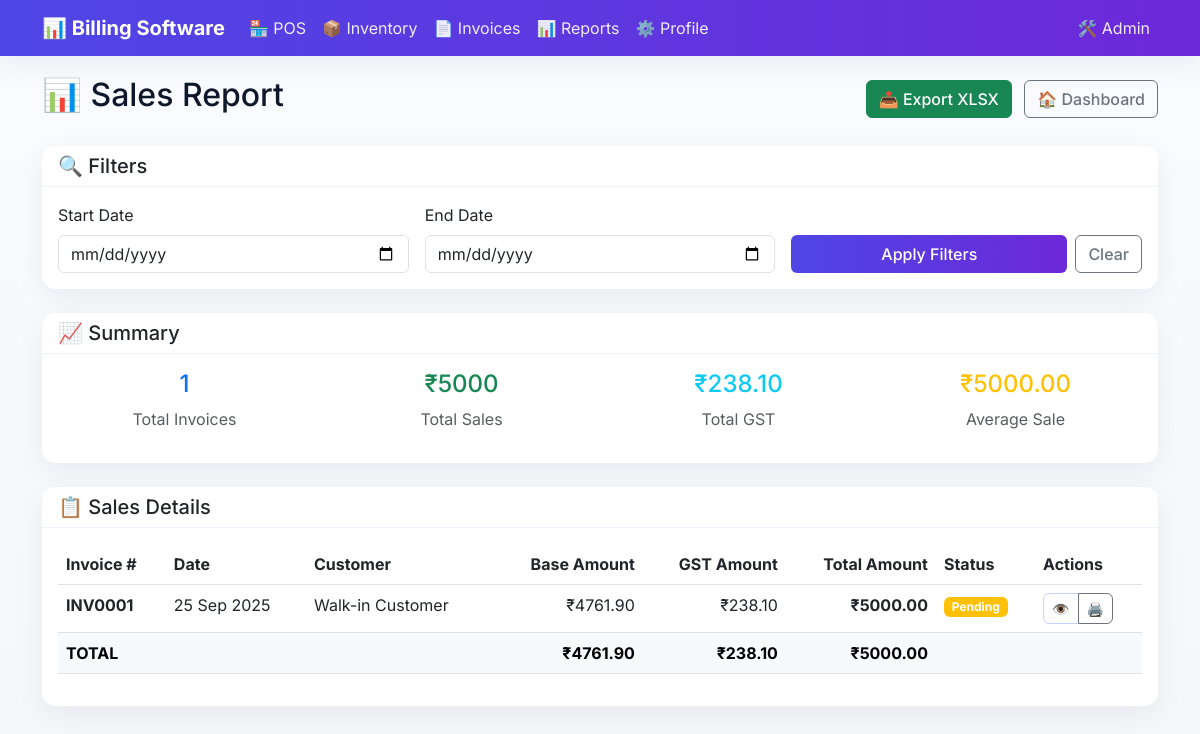
The page /reports/sales-report/ on the database its author committed.
### sales/models.py (models this page shows, shortened)
class Invoice(models.Model):
    PAYMENT_STATUS_CHOICES = [
        ('pending', 'Pending'),
        ('paid', 'Paid'),
        ('partial', 'Partially Paid'),
        ('cancelled', 'Cancelled'),
    ]
    number = models.CharField(max_length=50, unique=True)
    date = models.DateField(auto_now_add=True)
    customer = models.ForeignKey(Customer, on_delete=models.SET_NULL, blank=True, null=True)
    customer_name = models.CharField(max_length=200, blank=True, null=True, help_text="Customer name for walk-in customers")
    total_incl = models.DecimalField(
        max_digits=12,
        decimal_places=2,
        default=0.00,
        validators=[MinValueValidator(Decimal('0.00'))],
        help_text="Total amount including tax"
    )
    total_base = models.DecimalField(
        max_digits=12,
        decimal_places=2,
        default=0.00,
        validators=[MinValueValidator(Decimal('0.00'))],
        help_text="Total base amount excluding tax"
    )
    total_tax = models.DecimalField(
        max_digits=12,
        decimal_places=2,
        default=0.00,
        validators=[MinValueValidator(Decimal('0.00'))],
        help_text="Total tax amount"
    )
    payment_status = models.CharField(max_length=20, choices=PAYMENT_STATUS_CHOICES, default='pending')
    amount_paid = models.DecimalField(max_digits=12, decimal_places=2, default=0.00)
    notes = models.TextField(blank=True, null=True)
    created_by = models.ForeignKey(User, on_delete=models.SET_NULL, blank=True, null=True)
    created_at = models.DateTimeField(auto_now_add=True)
    updated_at = models.DateTimeField(auto_now=True)
    class Meta:
        ordering = ['-created_at']
        verbose_name = "Invoice"
        verbose_name_plural = "Invoices"
    def get_customer_display_name(self):
        if self.customer:
            return self.customer.name
        return self.customer_name or "Walk-in Customer"

### reports/views.py (the view)
# urls.py: path('sales-report/', views.sales_report, name='sales_report'),
def sales_report(request):
    start_date = request.GET.get('start_date')
    end_date = request.GET.get('end_date')
    invoices = Invoice.objects.all()
    if start_date:
        invoices = invoices.filter(date__gte=start_date)
    if end_date:
        invoices = invoices.filter(date__lte=end_date)
    invoices = invoices.order_by('-date')
    total_sales = invoices.aggregate(total=Sum('total_incl'))['total'] or Decimal('0')
    total_base = invoices.aggregate(total=Sum('total_base'))['total'] or Decimal('0')
    total_gst = invoices.aggregate(total=Sum('total_tax'))['total'] or Decimal('0')
    average_sale = total_sales / invoices.count() if invoices.count() > 0 else Decimal('0')
    context = {
        'invoices': invoices,
        'total_sales': total_sales,
        'total_base': total_base,
        'total_gst': total_gst,
        'average_sale': average_sale,
        'start_date': start_date,
        'end_date': end_date,
        'page_title': 'Sales Report'
    }
    return render(request, 'reports/sales_report.html', context)

### templates/reports/sales_report.html (shortened to what this page needs)
{% extends 'base.html' %}
{% block content %}
<div class="d-flex justify-content-between align-items-center mb-4">
    <h2>📊 Sales Report</h2>
    <div>
        <a href="{% url 'reports:export_sales' 'xlsx' %}" class="btn btn-success me-2">
            📤 Export XLSX
        </a>
        <a href="{% url 'reports:reports_dashboard' %}" class="btn btn-outline-secondary">🏠 Dashboard</a>
    </div>
</div>
<div class="card mb-4">
    <div class="card-header">
        <h5 class="mb-0">🔍 Filters</h5>
    </div>
    <div class="card-body">
        <form method="get" class="row g-3">
            <div class="col-md-4">
                <label for="start_date" class="form-label">Start Date</label>
                <input type="date" id="start_date" name="start_date" class="form-control" value="{{ start_date }}">
            </div>
            <div class="col-md-4">
                <label for="end_date" class="form-label">End Date</label>
                <input type="date" id="end_date" name="end_date" class="form-control" value="{{ end_date }}">
            </div>
            <div class="col-md-4">
                <label class="form-label">&nbsp;</label>
                <div class="d-grid gap-2 d-md-flex">
                    <button type="submit" class="btn btn-primary flex-fill">Apply Filters</button>
                    <a href="{% url 'reports:sales_report' %}" class="btn btn-outline-secondary">Clear</a>
                </div>
            </div>
        </form>
    </div>
</div>
<div class="card mb-4">
    <div class="card-header">
        <h5 class="mb-0">📈 Summary</h5>
    </div>
    <div class="card-body">
        <div class="row text-center">
            <div class="col-md-3">
                <h4 class="text-primary">{{ invoices|length }}</h4>
                <p class="text-muted">Total Invoices</p>
            </div>
            <div class="col-md-3">
                <h4 class="text-success">₹{{ total_sales }}</h4>
                <p class="text-muted">Total Sales</p>
            </div>
            <div class="col-md-3">
                <h4 class="text-info">₹{{ total_gst|floatformat:2 }}</h4>
                <p class="text-muted">Total GST</p>
            </div>
            <div class="col-md-3">
                <h4 class="text-warning">₹{{ average_sale|floatformat:2 }}</h4>
                <p class="text-muted">Average Sale</p>
            </div>
        </div>
    </div>
</div>
<div class="card">
    <div class="card-header">
        <h5 class="mb-0">📋 Sales Details</h5>
    </div>
    <div class="card-body">
        {% if invoices %}
            <div class="table-responsive">
                <table class="table table-hover">
                    <thead>
                        <tr>
                            <th>Invoice #</th>
                            <th>Date</th>
                            <th>Customer</th>
                            <th class="text-end">Base Amount</th>
                            <th class="text-end">GST Amount</th>
                            <th class="text-end">Total Amount</th>
                            <th>Status</th>
                            <th>Actions</th>
                        </tr>
                    </thead>
                    <tbody>
                        {% for invoice in invoices %}
                        <tr>
                            <td>
                                <strong>{{ invoice.number }}</strong>
                            </td>
                            <td>{{ invoice.date|date:"d M Y" }}</td>
                            <td>{{ invoice.get_customer_display_name }}</td>
                            <td class="text-end">₹{{ invoice.total_base }}</td>
                            <td class="text-end">₹{{ invoice.total_tax }}</td>
                            <td class="text-end"><strong>₹{{ invoice.total_incl }}</strong></td>
                            <td>
                                {% if invoice.payment_status == 'paid' %}
                                    <span class="badge bg-success">Paid</span>
                                {% elif invoice.payment_status == 'pending' %}
                                    <span class="badge bg-warning">Pending</span>
                                {% elif invoice.payment_status == 'partial' %}
                                    <span class="badge bg-info">Partial</span>
                                {% else %}
                                    <span class="badge bg-danger">{{ invoice.get_payment_status_display }}</span>
                                {% endif %}
                            </td>
                            <td>
                                <div class="btn-group btn-group-sm">
                                    <a href="{% url 'sales:invoice_detail' invoice.id %}" class="btn btn-outline-primary" title="View">👁️</a>
                                    <a href="{% url 'sales:invoice_print' invoice.id %}" class="btn btn-outline-secondary" target="_blank" title="Print">🖨️</a>
                                </div>
                            </td>
                        </tr>
                        {% endfor %}
                    </tbody>
                    <tfoot>
                        <tr class="table-light fw-bold">
                            <td colspan="3">TOTAL</td>
                            <td class="text-end">₹{{ total_base|floatformat:2 }}</td>
                            <td class="text-end">₹{{ total_gst|floatformat:2 }}</td>
                            <td class="text-end">₹{{ total_sales|floatformat:2 }}</td>
                            <td colspan="2"></td>
                        </tr>
                    </tfoot>
                </table>
            </div>
        {% endif %}
    </div>
</div>
{% endblock %}

### templates/base.html (style rules this page uses)
:root { --primary-color: #4f46e5; --secondary-color: #64748b; --success-color: #16a34a; --warning-color: #f59e0b; --danger-color: #ef4444; --light-bg: #f6f7fb; --card-bg: #ffffff; --text-color: #0f172a; --muted-color: #64748b; --ring: rgba(79, 70, 229, .25); --shadow: 0 10px 30px rgba(15,23,42,0.06); --shadow-hover: 0 18px 40px rgba(15,23,42,0.10); }
body { font-family: 'Inter', 'Segoe UI', Tahoma, Geneva, Verdana, sans-serif; background: linear-gradient(180deg, #fafbff 0%, #f6f7fb 100%); color: var(--text-color); -webkit-font-smoothing: antialiased; -moz-osx-font-smoothing: grayscale; }
.card { border: none; background: var(--card-bg); box-shadow: var(--shadow); border-radius: 14px; transition: transform .15s ease, box-shadow .15s ease; }
.card-header { background: transparent; border-bottom: 1px solid #eef2ff; }
.btn { border-radius: 6px; font-weight: 500; transition: transform .08s ease, box-shadow .15s ease; }
.btn-primary, .bg-primary { background: linear-gradient(90deg, var(--primary-color), #6d28d9) !important; border: none; }
.btn-outline-primary { color: var(--primary-color); border-color: #c7d2fe; }
.table { background: white; }
.badge { font-size: 0.75rem; }

### rows shown on the page
Invoice: number "INV0001", date "25 Sep 2025", get_customer_display_name "Walk-in Customer", total_base "4761.90", total_tax "238.10", total_incl "5000.00", payment_status "Pending"

### other values the page prints
{{ invoices|length }} "1"
{{ total_sales }} "5000"
{{ total_gst|floatformat:2 }} "238.10"
{{ average_sale|floatformat:2 }} "5000.00"
{{ total_base|floatformat:2 }} "4761.90"
{{ total_sales|floatformat:2 }} "5000.00"
